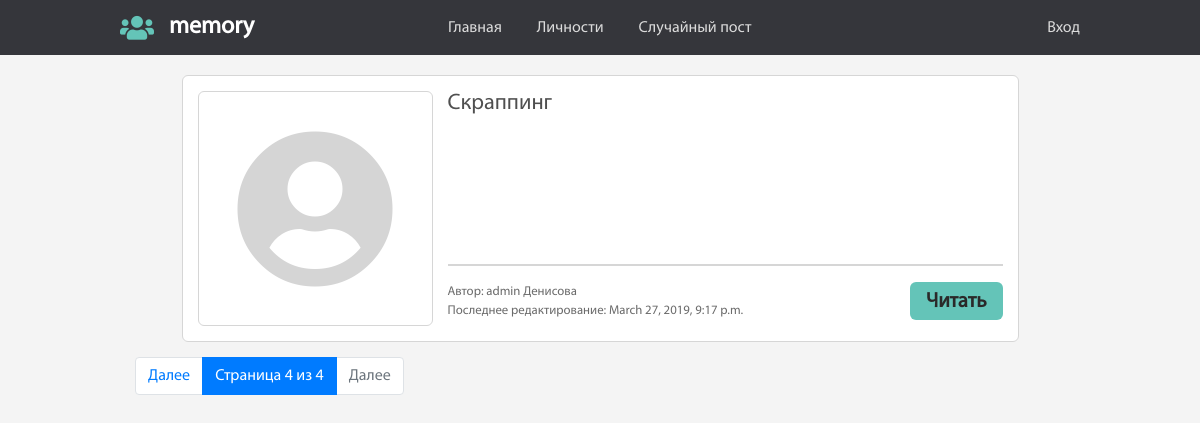
/?page=4, run on the app's committed database.
### mysite/models.py (models this page shows, shortened)
class Post(models.Model):
    email = models.EmailField(verbose_name="email", db_index=True, blank=True)
    name = models.ForeignKey(User, on_delete=models.CASCADE, verbose_name="Имя", db_index=True, blank=True)
    second_name = models.CharField(verbose_name="Фамилия", max_length=150, db_index=True, blank=True)
    title = models.CharField(verbose_name="Заголовок", max_length=500)
    preview = models.CharField(verbose_name= "Тизер", max_length=500, blank=True, db_index=True)
    text_post = MarkdownxField(verbose_name= "Текст поста", blank=True, db_index=True)
    CHOICE_TO_STAR = (
        (True, 'Пост известной личности'),
        (False, 'Пост обычного пользователя'),
    )
    star = models.BooleanField(verbose_name="Настройка поста", choices=CHOICE_TO_STAR, default=False)
    date_pub = models.DateTimeField(verbose_name="Дата публикации", auto_now_add=True)
    date_modified = models.DateTimeField(verbose_name="Последнее изменение", auto_now=True)
    pictures = models.CharField(verbose_name="Ссылка на картинку", max_length=500, blank=True)
    class Meta:
        ordering = ["-date_modified"]
    def get_preview(self):
        if not self.preview:
            return markdownify(self.text_post[:501]+"...")
        else:
            return self.preview
    def __str__(self):
        return self.title

### mysite/views.py (the view)
# urls.py: url(r'^$', v.posts_list, name='posts_list'),
def posts_list(request):
    posts = Post.objects.all()
    paginator = Paginator(posts, 1)
    page = request.GET.get('page')
    try:
        posts = paginator.page(page)
    except PageNotAnInteger:
        posts = paginator.page(1)
    except EmptyPage:
        posts = paginator.page(paginator.num_pages)
    return render(request, 'mysite/posts_list.html', context={'posts': posts, 'page': page})

### mysite/templates/mysite/posts_list.html (shortened to what this page needs)
{% extends 'mysite/base_page.html' %}
{% load staticfiles %}
{% block css %}
  <link rel="stylesheet" href="{% static 'css/post.css' %}">
{% endblock %}
{% block content %}
  {% for post in posts %}
    <aside class="post">
      <section class="post__img">
        <i class="fas fa-user-circle"></i>
      </section>
      <section class="post__info">
        <h3>{{ post }}</h3>
        <p class="post__prev">{{ post.get_preview }}</p>
        <hr>
        <div class="post__nav">
          <div class="post__addition">
            <span>Автор: {{post.name}} {{post.second_name}}</span></br>
            <span>Последнее редактирование: {{ post.date_modified }}</span>
          </div>
          <a class="btnn" href="{% url 'post_detail' post.id%}">Читать</a>
        </div>
      </section>
    </aside>
  {% endfor %}
  <nav class="pagination__wrap">
    <ul class="pagination">
      {% if posts.has_previous %}
        <li class="page-item"><a class="page-link" href="?page=1">Далее</a></li>
      {% else %}
        <li class="page-item disabled"><a class="page-link">Назад</a></li>
      {% endif %}
      <li class="page-item active" aria-current="page">
        <span class="page-link">
          Страница {{ posts.number }} из {{ posts.paginator.num_pages }}
        </span>
      </li>
      {% if posts.has_next %}
        <li class="page-item">
          <a class="page-link" href="?page={{ posts.next_page_number }}">Далее</a>
        </li>
      {% else %}
        <li class="page-item disabled"><a class="page-link">Далее</a></li>
      {% endif %}
    </ul>
  </nav>
{% endblock %}

### static/css/base.css (style rules this page uses)
:root { --izumrud: #64c4b8; }
body { background: #f4f4f4; font-family: "MyriadProRegular"; }
.btnn { display: flex; background: var(--izumrud); cursor: pointer; border-radius: 6px; padding: 0 16px; justify-content: center; align-items: center; color: #2a2929; font-weight: bold; font-size: 1.3rem; transition: all 0.3s ease; line-height: normal; }

### mysite/static/css/post.css (style rules this page uses)
.post { background: #FFF; border-radius: 6px; border: 1px #d6d6d6 solid; padding: 15px; width: 90%; display: flex; flex-flow: row wrap; margin: 0 auto; margin-bottom: 15px; }
.post__img { display: block; min-width: 235px; height: 235px; margin-right: 15px; border: 1px #d6d6d6 solid; border-radius: 6px; }
.post__img .fas { font-size: 10rem; display: flex; justify-content: center; align-items: center; height: 100%; color: #d5d5d5; }
.post__info { display: block; width: auto; flex: 1; }
.post__info h3 { color: #4f4f4f; margin-bottom: 15px; font-size: 1.4rem; }
.post__prev { font-size: 1.1rem; line-height: normal; height: 49%; overflow: hidden; }
.post__info hr { border: 1px #d6d6d6 solid; }
.post__nav { display: flex; justify-content: space-between; }
.post__addition { font-size: .8rem; color: #6b6b6b; }

### data on the page
Post: title "Скраппинг", name "admin", second_name "Денисова", date_modified "March 27, 2019, 9:17 p.m."

### other printed values
{{ posts.number }} "4"
{{ posts.paginator.num_pages }} "4"
